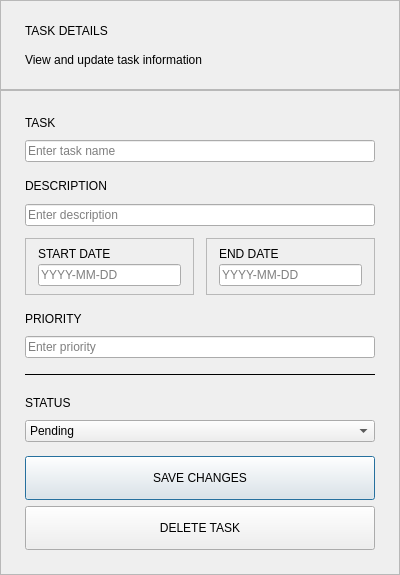
<?xml version="1.0" encoding="UTF-8"?>
<ui version="4.0">
 <class>TaskDetailsDialog</class>
 <widget class="QDialog" name="TaskDetailsDialog">
  <property name="geometry">
   <rect>
    <x>0</x>
    <y>0</y>
    <width>400</width>
    <height>575</height>
   </rect>
  </property>
  <property name="windowTitle">
   <string>Task Details</string>
  </property>
  <layout class="QVBoxLayout" name="verticalLayout_main">
   <property name="spacing">
    <number>0</number>
   </property>
   <property name="leftMargin">
    <number>0</number>
   </property>
   <property name="topMargin">
    <number>0</number>
   </property>
   <property name="rightMargin">
    <number>0</number>
   </property>
   <property name="bottomMargin">
    <number>0</number>
   </property>
   <item>
    <widget class="QFrame" name="dia_header">
     <property name="minimumSize">
      <size>
       <width>0</width>
       <height>90</height>
      </size>
     </property>
     <property name="maximumSize">
      <size>
       <width>16777215</width>
       <height>90</height>
      </size>
     </property>
     <property name="frameShape">
      <enum>QFrame::Shape::StyledPanel</enum>
     </property>
     <property name="frameShadow">
      <enum>QFrame::Shadow::Raised</enum>
     </property>
     <layout class="QVBoxLayout" name="verticalLayout_header">
      <property name="spacing">
       <number>2</number>
      </property>
      <property name="leftMargin">
       <number>24</number>
      </property>
      <property name="topMargin">
       <number>16</number>
      </property>
      <property name="rightMargin">
       <number>24</number>
      </property>
      <property name="bottomMargin">
       <number>16</number>
      </property>
      <item>
       <widget class="QLabel" name="label">
        <property name="text">
         <string>TASK DETAILS</string>
        </property>
       </widget>
      </item>
      <item>
       <widget class="QLabel" name="dia_header_sub">
        <property name="text">
         <string>View and update task information</string>
        </property>
       </widget>
      </item>
     </layout>
    </widget>
   </item>
   <item>
    <widget class="QFrame" name="dia_body">
     <property name="frameShape">
      <enum>QFrame::Shape::StyledPanel</enum>
     </property>
     <property name="frameShadow">
      <enum>QFrame::Shadow::Raised</enum>
     </property>
     <layout class="QVBoxLayout" name="verticalLayout_body">
      <property name="spacing">
       <number>6</number>
      </property>
      <property name="leftMargin">
       <number>24</number>
      </property>
      <property name="topMargin">
       <number>20</number>
      </property>
      <property name="rightMargin">
       <number>24</number>
      </property>
      <property name="bottomMargin">
       <number>24</number>
      </property>
      <item>
       <widget class="QLabel" name="dia_label_task">
        <property name="text">
         <string>TASK</string>
        </property>
       </widget>
      </item>
      <item>
       <widget class="QLineEdit" name="dia_task">
        <property name="placeholderText">
         <string>Enter task name</string>
        </property>
       </widget>
      </item>
      <item>
       <spacer name="sp1">
        <property name="orientation">
         <enum>Qt::Orientation::Vertical</enum>
        </property>
        <property name="sizeType">
         <enum>QSizePolicy::Policy::Fixed</enum>
        </property>
        <property name="sizeHint" stdset="0">
         <size>
          <width>0</width>
          <height>6</height>
         </size>
        </property>
       </spacer>
      </item>
      <item>
       <widget class="QLabel" name="dia_label_desc">
        <property name="text">
         <string>DESCRIPTION</string>
        </property>
       </widget>
      </item>
      <item>
       <widget class="QLineEdit" name="dia_description">
        <property name="placeholderText">
         <string>Enter description</string>
        </property>
       </widget>
      </item>
      <item>
       <spacer name="sp2">
        <property name="orientation">
         <enum>Qt::Orientation::Vertical</enum>
        </property>
        <property name="sizeType">
         <enum>QSizePolicy::Policy::Fixed</enum>
        </property>
        <property name="sizeHint" stdset="0">
         <size>
          <width>0</width>
          <height>6</height>
         </size>
        </property>
       </spacer>
      </item>
      <item>
       <layout class="QHBoxLayout" name="dateLayout">
        <property name="spacing">
         <number>12</number>
        </property>
        <item>
         <widget class="QFrame" name="dia_startframe">
          <property name="frameShape">
           <enum>QFrame::Shape::StyledPanel</enum>
          </property>
          <property name="frameShadow">
           <enum>QFrame::Shadow::Raised</enum>
          </property>
          <layout class="QVBoxLayout" name="vl_start">
           <property name="spacing">
            <number>3</number>
           </property>
           <property name="leftMargin">
            <number>12</number>
           </property>
           <property name="topMargin">
            <number>8</number>
           </property>
           <property name="rightMargin">
            <number>12</number>
           </property>
           <property name="bottomMargin">
            <number>8</number>
           </property>
           <item>
            <widget class="QLabel" name="dia_label_start">
             <property name="text">
              <string>START DATE</string>
             </property>
            </widget>
           </item>
           <item>
            <widget class="QLineEdit" name="dia_startdate">
             <property name="placeholderText">
              <string>YYYY-MM-DD</string>
             </property>
            </widget>
           </item>
          </layout>
         </widget>
        </item>
        <item>
         <widget class="QFrame" name="dia_endframe">
          <property name="frameShape">
           <enum>QFrame::Shape::StyledPanel</enum>
          </property>
          <property name="frameShadow">
           <enum>QFrame::Shadow::Raised</enum>
          </property>
          <layout class="QVBoxLayout" name="vl_end">
           <property name="spacing">
            <number>3</number>
           </property>
           <property name="leftMargin">
            <number>12</number>
           </property>
           <property name="topMargin">
            <number>8</number>
           </property>
           <property name="rightMargin">
            <number>12</number>
           </property>
           <property name="bottomMargin">
            <number>8</number>
           </property>
           <item>
            <widget class="QLabel" name="dia_label_end">
             <property name="text">
              <string>END DATE</string>
             </property>
            </widget>
           </item>
           <item>
            <widget class="QLineEdit" name="dia_enddate">
             <property name="placeholderText">
              <string>YYYY-MM-DD</string>
             </property>
            </widget>
           </item>
          </layout>
         </widget>
        </item>
       </layout>
      </item>
      <item>
       <spacer name="sp3">
        <property name="orientation">
         <enum>Qt::Orientation::Vertical</enum>
        </property>
        <property name="sizeType">
         <enum>QSizePolicy::Policy::Fixed</enum>
        </property>
        <property name="sizeHint" stdset="0">
         <size>
          <width>0</width>
          <height>6</height>
         </size>
        </property>
       </spacer>
      </item>
      <item>
       <widget class="QLabel" name="dia_label_priority">
        <property name="text">
         <string>PRIORITY</string>
        </property>
       </widget>
      </item>
      <item>
       <widget class="QLineEdit" name="dia_priority">
        <property name="placeholderText">
         <string>Enter priority</string>
        </property>
       </widget>
      </item>
      <item>
       <spacer name="sp4">
        <property name="orientation">
         <enum>Qt::Orientation::Vertical</enum>
        </property>
        <property name="sizeType">
         <enum>QSizePolicy::Policy::Fixed</enum>
        </property>
        <property name="sizeHint" stdset="0">
         <size>
          <width>0</width>
          <height>10</height>
         </size>
        </property>
       </spacer>
      </item>
      <item>
       <widget class="QFrame" name="dia_divider">
        <property name="minimumSize">
         <size>
          <width>0</width>
          <height>1</height>
         </size>
        </property>
        <property name="maximumSize">
         <size>
          <width>16777215</width>
          <height>1</height>
         </size>
        </property>
        <property name="frameShape">
         <enum>QFrame::Shape::HLine</enum>
        </property>
        <property name="frameShadow">
         <enum>QFrame::Shadow::Plain</enum>
        </property>
       </widget>
      </item>
      <item>
       <spacer name="sp5">
        <property name="orientation">
         <enum>Qt::Orientation::Vertical</enum>
        </property>
        <property name="sizeType">
         <enum>QSizePolicy::Policy::Fixed</enum>
        </property>
        <property name="sizeHint" stdset="0">
         <size>
          <width>0</width>
          <height>10</height>
         </size>
        </property>
       </spacer>
      </item>
      <item>
       <widget class="QLabel" name="dia_label_status">
        <property name="text">
         <string>STATUS</string>
        </property>
       </widget>
      </item>
      <item>
       <widget class="QComboBox" name="dia_status">
        <item>
         <property name="text">
          <string>Pending</string>
         </property>
        </item>
        <item>
         <property name="text">
          <string>Completed</string>
         </property>
        </item>
       </widget>
      </item>
      <item>
       <spacer name="sp6">
        <property name="orientation">
         <enum>Qt::Orientation::Vertical</enum>
        </property>
        <property name="sizeType">
         <enum>QSizePolicy::Policy::Fixed</enum>
        </property>
        <property name="sizeHint" stdset="0">
         <size>
          <width>0</width>
          <height>8</height>
         </size>
        </property>
       </spacer>
      </item>
      <item>
       <widget class="QPushButton" name="dia_save">
        <property name="minimumSize">
         <size>
          <width>0</width>
          <height>44</height>
         </size>
        </property>
        <property name="text">
         <string>SAVE CHANGES</string>
        </property>
       </widget>
      </item>
      <item>
       <widget class="QPushButton" name="dia_deletetask">
        <property name="minimumSize">
         <size>
          <width>0</width>
          <height>44</height>
         </size>
        </property>
        <property name="text">
         <string>DELETE TASK</string>
        </property>
       </widget>
      </item>
     </layout>
    </widget>
   </item>
  </layout>
 </widget>
 <resources/>
 <connections/>
</ui>
